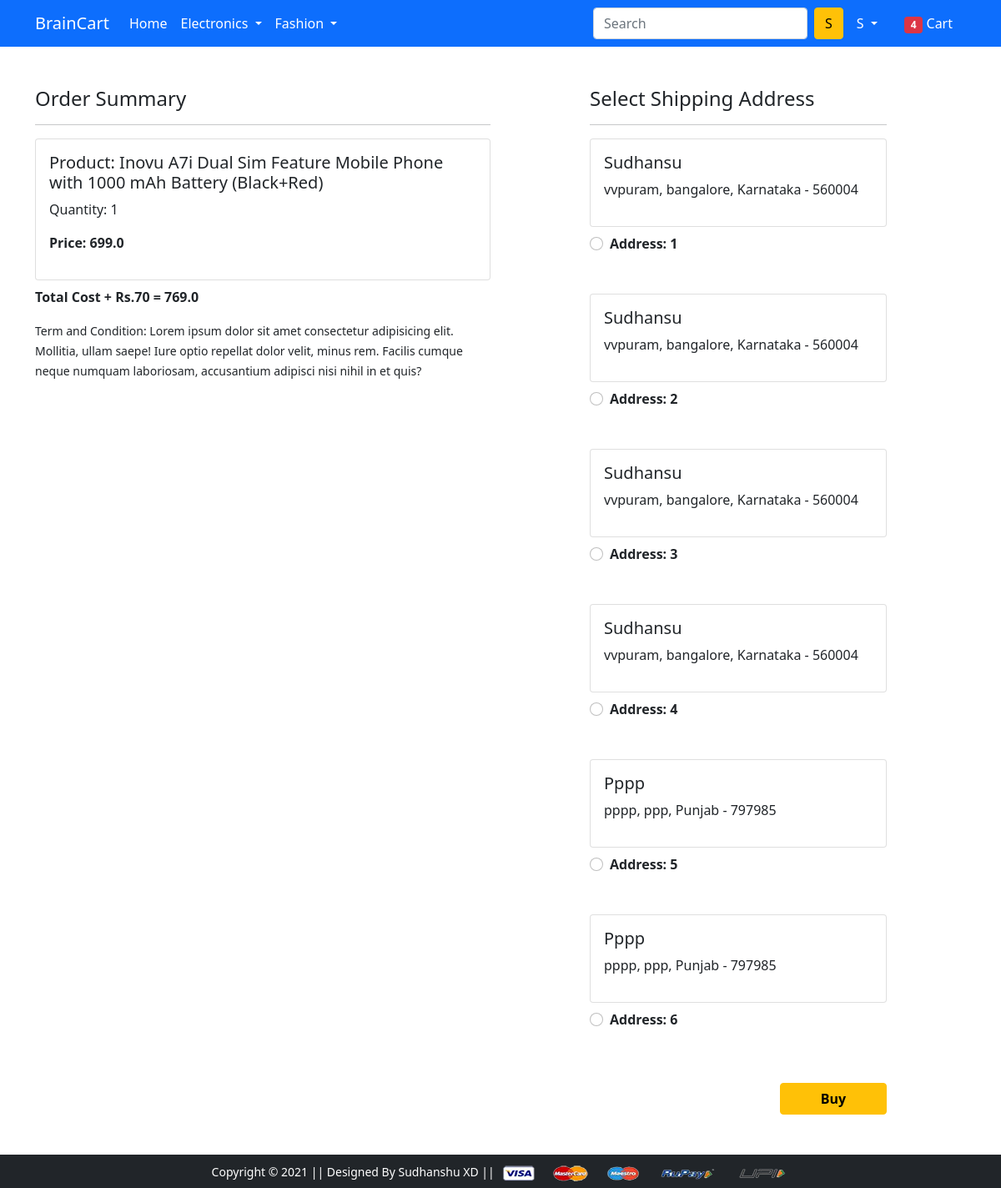
Screenshot of /checkout/ (signed in) with the database file from the repository.
### app/models.py (models this page shows, shortened)
class Cart(models.Model):
    user = models.ForeignKey(User, on_delete=models.CASCADE)
    product = models.ForeignKey(Product, on_delete=models.CASCADE)
    quantity = models.PositiveIntegerField(default=1)
    @property
    def total_cost(self):
        return self.quantity*self.product.discounted_price

class Product(models.Model):
    title = models.CharField(max_length=100)
    selling_price = models.FloatField()
    discounted_price = models.FloatField()
    description = models.TextField()
    brand = models.CharField(max_length=100)
    category = models.CharField(choices=CATEGORY_CHOICES, max_length=2)
    product_image = models.ImageField(upload_to ='productimg')

class Customer(models.Model):
    user = models.ForeignKey(User, on_delete=models.CASCADE)
    name = models.CharField(max_length=200)
    locality = models.CharField(max_length=200)
    city = models.CharField(max_length=50)
    zipcode = models.IntegerField()
    state = models.CharField(choices = state_choices, max_length=50)

### app/views.py (the view)
# urls.py: path('checkout/', views.checkout, name='checkout'),
def checkout(request):
    user = request.user
    add = Customer.objects.filter(user=user)
    cart_items= Cart.objects.filter(user=user)
    amount = 0.0
    shipping_amount = 70.0
    totalamount= 0.0
    cart_product=[p for p in Cart.objects.all() if p.user == request.user]
    if cart_product:
        for p in cart_product:
                tempamount = (p.quantity * p.product.discounted_price)
                amount += tempamount
        totalamount=amount + shipping_amount
        return render(request, 'app/checkout.html', {'add':add, 'totalamount':totalamount, 'cart_items':cart_items})

### app/templates/app/checkout.html (shortened to what this page needs)
{% extends 'app/base.html' %}
{% load static %}
{% block main-content %}
<div class="container">
 <div class="row mt-5">
  <div class="col-sm-6">
    <h4>Order Summary</h4>
    <hr>
    {%for item in cart_items %}
      <div class="card mb-2">
        <div class="card-body">
          <h5>Product: {{item.product.title}}</h5>
          <p>Quantity: {{item.quantity}}</p>
          <p class="fw-bold">Price: {{item.total_cost}}</p>
        </div>
      </div>
    {%endfor%}
    <p class="fw-bold">Total Cost + Rs.70 = {{totalamount}}</p>
    <small>Term and Condition: Lorem ipsum dolor sit amet consectetur adipisicing elit. Mollitia, ullam saepe! Iure optio repellat dolor velit, minus rem. Facilis cumque neque numquam laboriosam, accusantium adipisci nisi nihil in et quis?</small>
  </div>
  <div class="col-sm-4 offset-sm-1">
    <h4>Select Shipping Address</h4>
    <hr>
    <form action="/paymentdone">
    {%for ad in add %}
      <div class="card">
        <div class="card-body">
        <h5><span class="text-capitalize">{{ad.name}}</span></h5>
        <p>{{ad.locality}}, {{ad.city}}, {{ad.state}} - {{ad.zipcode}}</p>
        </div>
      </div>
        <div class="form-check mt-2 mb-5">
          <input class="form-check-input" type="radio"  name="custid" id="custadd{{forloop.counter}}" value="{{ad.id}}">
          <label class="form-check-label fw-bold" for="">
            Address: {{forloop.counter}} </label>
        </div>
    {%endfor%}
        <div class="text-end">
          <button type="submit" class="btn btn-warning mt-3 px-5 fw-bold">Buy</button>
        </div>
      </form>
    </div>
  </div>
</div>
{% endblock main-content %}

### app/templates/app/base.html (shortened to what this page needs)
<!doctype html>
{% load static %}
<html lang="en">
  <head>
    <link href="https://cdn.jsdelivr.net/npm/bootstrap@5.0.0-beta1/dist/css/bootstrap.min.css" rel="stylesheet">
    <link rel="stylesheet" href="{% static 'app/css/owl.carousel.min.css' %}">
    <link rel="stylesheet" href="{% static 'app/css/all.min.css' %}">
    <link rel="stylesheet" href="{% static 'app/css/style.css' %}">
  </head>
  <body>
    <nav class="navbar navbar-expand-lg navbar-dark bg-primary">
     <div class="container">
       <a class="navbar-brand" href="/">BrainCart</a>
       <div class="collapse navbar-collapse" id="navbarSupportedContent">
         <ul class="navbar-nav me-auto mb-2 mb-lg-0">
           <li class="nav-item">
             <a class="nav-link active" aria-current="page" href="/">Home</a>
           </li>
           <li class="nav-item dropdown">
             <a class="nav-link dropdown-toggle text-white" href="#" id="electronicsDropdown" role="button" data-bs-toggle="dropdown" aria-expanded="false">
               Electronics
             </a>
           </li>
           <li class="nav-item dropdown">
             <a class="nav-link dropdown-toggle text-white" href="#" id="fashionDropdown" role="button" data-bs-toggle="dropdown" aria-expanded="false">
               Fashion
             </a>
           </li>
         </ul>
         <form class="d-flex">
           <input class="form-control me-2" type="search" placeholder="Search" aria-label="Search">
           <button class="btn btn-warning" type="submit">S</button>
         </form>
         <div>
          <ul class="navbar-nav me-auto mb-2 mb-lg-0">
            {%if request.user.is_authenticated %}
            <li class="nav-item dropdown mx-2">
              <a class="nav-link dropdown-toggle text-white" href="#" id="profileDropdown" role="button" data-bs-toggle="dropdown" aria-expanded="false">
                <span class="text-capitalize">{{request.user}}</span>
              </a>
            </li>
            <li class="nav-item mx-2">
             <a href="{% url 'showcart' %}" class="nav-link text-white"><span class="badge bg-danger">4</span> Cart </a>
            </li>
            {%endif%}
          </ul>
         </div>
       </div>
     </div>
    </nav>
    {% block main-content %} {% endblock main-content %}
    <footer class="container-fluid bg-dark text-center p-2 mt-5">
        <small class="text-white">Copyright &copy; 2021 || Designed By Sudhanshu XD || </small>
        <img src="{% static 'app/images/payment.png' %}" alt="" srcset="" class="img-fluid" height="2px">
    </footer>
  </body>
</html>

### rows the page displays
Cart: product "Inovu A7i Dual Sim Feature Mobile Phone with 1000 mAh Battery (Black+Red)", quantity "1", total_cost "699.0"
Customer: name "Sudhansu", locality "vvpuram", city "bangalore", state "Karnataka", zipcode "560004"
Customer: name "Sudhansu", locality "vvpuram", city "bangalore", state "Karnataka", zipcode "560004"
Customer: name "Sudhansu", locality "vvpuram", city "bangalore", state "Karnataka", zipcode "560004"
Customer: name "Sudhansu", locality "vvpuram", city "bangalore", state "Karnataka", zipcode "560004"
Customer: name "Pppp", locality "pppp", city "ppp", state "Punjab", zipcode "797985"
Customer: name "Pppp", locality "pppp", city "ppp", state "Punjab", zipcode "797985"

### other values shown
{{ request.user }} "S"
{{ totalamount }} "769.0"
